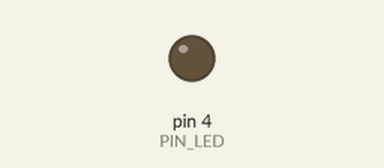
Bench run of a sketch on a simulated Arduino Uno, built with avr-gcc and run on an emulated ATmega328P. Shown: output pins drawn as LEDs (lit = HIGH). Dashed ring = blinking. At 2.0 s the program stops and its outputs stay as they are.

Above: at 0.5 s.
At 1.85 s:
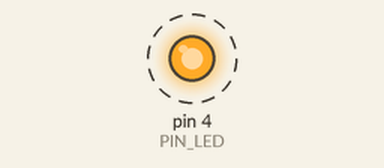
Timing chart, 0 to 3.0 s (numbered marks = the images above):
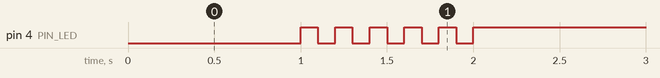

Measured:
- by itself, pin 4 (PIN_LED): alternates HIGH for 0.10 s and LOW for 0.10 s, 11 changes in all, then stays HIGH

The sketch:

05_practice_2.ino.ino
```cpp
#define PIN_LED 4

void setup() {
  pinMode(PIN_LED, OUTPUT);
  Serial.begin(115200);
  while (!Serial) {
    ;
  }
}

void loop() {
  digitalWrite(PIN_LED, 0);
  delay(1000);
  while(1) {
    for(int i=0; i<5; i++) {
      digitalWrite(PIN_LED, 1);
      delay(100);
      digitalWrite(PIN_LED, 0);
      delay(100);
    }
    break;
  }
  digitalWrite(PIN_LED, 1);
  while(1) {
  }
}
```
